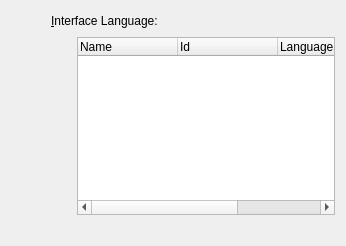
<ui version="4.0" >
 <comment>
 VBox frontends: Qt4 GUI ("VirtualBox"):

 Copyright (C) 2008 Sun Microsystems, Inc.

 This file is part of VirtualBox Open Source Edition (OSE), as
 available from http://www.virtualbox.org. This file is free software;
 you can redistribute it and/or modify it under the terms of the GNU
 General Public License (GPL) as published by the Free Software
 Foundation, in version 2 as it comes in the "COPYING" file of the
 VirtualBox OSE distribution. VirtualBox OSE is distributed in the
 hope that it will be useful, but WITHOUT ANY WARRANTY of any kind.

 Please contact Sun Microsystems, Inc., 4150 Network Circle, Santa
 Clara, CA 95054 USA or visit http://www.sun.com if you need
 additional information or have any questions.
 </comment>
 <class>VBoxGLSettingsLanguage</class>
 <widget class="QWidget" name="VBoxGLSettingsLanguage" >
  <property name="geometry" >
   <rect>
    <x>0</x>
    <y>0</y>
    <width>346</width>
    <height>246</height>
   </rect>
  </property>
  <layout class="QGridLayout" >
   <item row="0" column="0" >
    <spacer>
     <property name="orientation" >
      <enum>Qt::Horizontal</enum>
     </property>
     <property name="sizeType" >
      <enum>QSizePolicy::Fixed</enum>
     </property>
     <property name="sizeHint" >
      <size>
       <width>40</width>
       <height>20</height>
      </size>
     </property>
    </spacer>
   </item>
   <item row="0" column="1" colspan="2" >
    <widget class="QLabel" name="mGbLanguage" >
     <property name="text" >
      <string>&amp;Interface Language:</string>
     </property>
     <property name="buddy" >
      <cstring>mTwLanguage</cstring>
     </property>
    </widget>
   </item>
   <item row="1" column="1" >
    <spacer>
     <property name="orientation" >
      <enum>Qt::Horizontal</enum>
     </property>
     <property name="sizeType" >
      <enum>QSizePolicy::Fixed</enum>
     </property>
     <property name="sizeHint" >
      <size>
       <width>20</width>
       <height>20</height>
      </size>
     </property>
    </spacer>
   </item>
   <item row="1" column="2" >
    <widget class="QITreeWidget" name="mTwLanguage" >
     <property name="sizePolicy" >
      <sizepolicy vsizetype="Expanding" hsizetype="Expanding" >
       <horstretch>0</horstretch>
       <verstretch>0</verstretch>
      </sizepolicy>
     </property>
     <property name="minimumSize" >
      <size>
       <width>0</width>
       <height>150</height>
      </size>
     </property>
     <property name="whatsThis" >
      <string>Lists all available user interface languages. The effective language is written in &lt;b>bold&lt;/b>. Select &lt;i>Default&lt;/i> to reset to the system default language.</string>
     </property>
     <property name="rootIsDecorated" >
      <bool>false</bool>
     </property>
     <column>
      <property name="text" >
       <string>Name</string>
      </property>
     </column>
     <column>
      <property name="text" >
       <string>Id</string>
      </property>
     </column>
     <column>
      <property name="text" >
       <string>Language</string>
      </property>
     </column>
     <column>
      <property name="text" >
       <string>Author</string>
      </property>
     </column>
    </widget>
   </item>
   <item row="2" column="2" >
    <widget class="QLabel" name="mTxName" >
     <property name="sizePolicy" >
      <sizepolicy vsizetype="Minimum" hsizetype="Expanding" >
       <horstretch>0</horstretch>
       <verstretch>0</verstretch>
      </sizepolicy>
     </property>
     <property name="alignment" >
      <set>Qt::AlignLeading|Qt::AlignLeft|Qt::AlignTop</set>
     </property>
     <property name="wordWrap" >
      <bool>true</bool>
     </property>
    </widget>
   </item>
  </layout>
 </widget>
 <customwidgets>
  <customwidget>
   <class>QITreeWidget</class>
   <extends>QTreeWidget</extends>
   <header>QITreeWidget.h</header>
  </customwidget>
 </customwidgets>
 <resources/>
 <connections/>
</ui>
